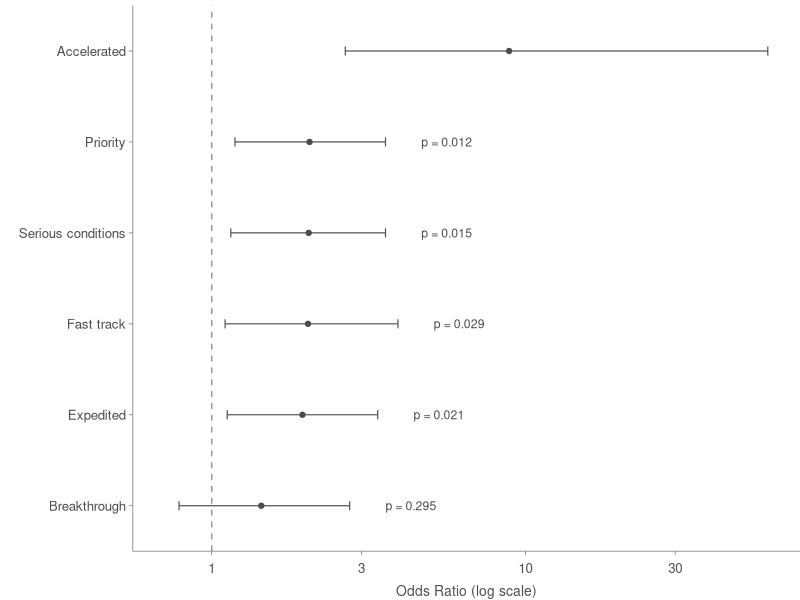

Here is the R script that generated this plot:
library("cowplot")
library("ggsci")
library(forcats)
library(ggplot2)
library("tidyverse")
library(epitools)
library(ggpubr)

font = "Helvetica"

data_in <- read_csv("./results/2013-2022_approvals_preGE.csv")

data  <- subset(data_in, hasAnyGE != "NA")  

# Create boolean columns with Review status type and disease type
data$Accelerated <- grepl("A", data$reviewType)
data$Priority <- grepl("P", data$reviewType)
data$Breakthrough <- grepl("B", data$reviewType)
data$Fast_track <- grepl("F", data$reviewType)
data$Expedited <- !(grepl("^S$|^S,O$", data$reviewType))
data$Serious <- grepl("Serious", data$diseaseClass)

# Create 2x2 contingency tables with "hasAnyGE" values as rows and the review status or disease type as columns
table_data_A <- table(data$hasAnyGE, data$Accelerated)
table_data_P <- table(data$hasAnyGE, data$Priority)
table_data_B <- table(data$hasAnyGE, data$Breakthrough)
table_data_F <- table(data$hasAnyGE, data$Fast_track)
table_data_E <- table(data$hasAnyGE, data$Expedited)
table_data_Serious <- table(data$hasAnyGE, data$Serious)

# Rename 2x2 contingency tables
colnames(table_data_A) <- c("", "Accelerated")
rownames(table_data_A) <- c("no_GE", "has_GE")

colnames(table_data_P) <- c("", "Priority")
rownames(table_data_P) <- c("no_GE", "has_GE")

colnames(table_data_B) <- c("", "Breakthrough")
rownames(table_data_B) <- c("no_GE", "has_GE")

colnames(table_data_F) <- c("", "Fast track")
rownames(table_data_F) <- c("no_GE", "has_GE")

colnames(table_data_E) <- c("", "Expedited")
rownames(table_data_E) <- c("no_GE", "has_GE")

colnames(table_data_Serious) <- c("", "Serious conditions")
rownames(table_data_Serious) <- c("no_GE", "has_GE")

# # Merge 2x2 contingency tables
# list_of_matrix_to_merge <- lapply(list(
#   table_data_A, 
#   table_data_P,
#   table_data_B,
#   table_data_F,
#   table_data_E,
#   table_data_Serious), as.data.frame.matrix)
# merged_tibble <- do.call(cbind, list_of_matrix_to_merge)

# write.csv(merged_tibble, file = "./results/OR_2x2.csv", row.names = TRUE)


# Calculate odds ratios
odds_ratio_df <- function(table_data) {
  odds_ratio_result <- oddsratio(table_data)
  
  # Extract estimate, lower, and upper values
  odds_ratio_estimate <- odds_ratio_result$measure[2, 1]
  odds_ratio_lower <- odds_ratio_result$measure[2, 2]
  odds_ratio_upper <- odds_ratio_result$measure[2, 3]
  
  # Extract midp.exact, fisher.exact, and chi.square p-values
  midp_p_value <- odds_ratio_result$p.value[2, 1]
  fisher_p_value <- odds_ratio_result$p.value[2, 2]
  chi_square_p_value <- odds_ratio_result$p.value[2, 3]
  
  # Create data frame with odds ratio results
  odds_ratio_df <- data.frame(table_data = paste(rev(colnames(table_data)), collapse = ""),
                               estimate = odds_ratio_estimate,
                               lower = odds_ratio_lower,
                               upper = odds_ratio_upper,
                               midp_p_value = midp_p_value,
                               fisher_p_value = fisher_p_value,
                               chi_square_p_value = chi_square_p_value,
                               stringsAsFactors = FALSE)
  
  # Return data frame
  return(odds_ratio_df)
}

# Calculate odds ratio and extract values for each table
odds_ratio_A <- odds_ratio_df(table_data_A)
odds_ratio_P <- odds_ratio_df(table_data_P)
odds_ratio_B <- odds_ratio_df(table_data_B)
odds_ratio_F <- odds_ratio_df(table_data_F)
odds_ratio_E <- odds_ratio_df(table_data_E)
odds_ratio_SD <- odds_ratio_df(table_data_Serious)

# Combine results into one data frame
all_odds_ratios <- rbind(odds_ratio_A,
                          odds_ratio_P,
                          odds_ratio_B,
                          odds_ratio_F,
                          odds_ratio_E,
                          odds_ratio_SD)
df <- all_odds_ratios[order(all_odds_ratios$estimate), ]

# write.table(df, sep = ",", file = "./results/OR_values.csv", row.names = FALSE)

# Create a factor variable for table_data to use in the y-axis
df$table_data <- factor(df$table_data, levels = df$table_data)

# Plot ORs
OR <- ggplot(df, aes(x = estimate, y = table_data)) +
  geom_point(colour = "#4D4D4D") +
  geom_errorbarh(aes(xmin = lower, xmax = upper), linewidth = 0.4, height = 0.1, colour = "#4D4D4D") +
  geom_vline(xintercept = 1, linetype = "dashed", colour = "#4d4d4d95") +
  scale_x_log10(limits = c(0.7, 60), labels = function(x) ifelse(x > 1, round(x), x)) +
  scale_y_discrete(expand = c(0.1, 0)) +
  labs(x = "Odds Ratio (log scale)", y = "") +
  theme(axis.text.x = element_text(vjust = -0.6),
        axis.title.x = element_text(margin = margin(t = 10, r = 0, b = 0, l = 0), size = 10),
        axis.title.y = element_text(size = 10),
        panel.grid.major = element_blank(),
        panel.grid.minor = element_blank(),
        panel.background = element_rect(fill = "#ffffff", colour = NA),
        axis.line = element_line(size = 0.25, colour = "#737373"),
        axis.ticks = element_line(size = 0.25, color="#737373"),
        axis.ticks.length = unit(0.1, "cm"),
        plot.background = element_rect(fill = "#ffffff", color = NA),
        legend.position = "bottom",
        # legend.direction = "vertical",
        text=element_text(family=font, size = 12, color = "#4D4D4D"),
        plot.margin = margin(t = 4, r = 0, b = 0, l = 0)) +
geom_text(aes(label = paste0("p = ", ifelse(fisher_p_value < 0.001, format(signif(fisher_p_value, 2), scientific = TRUE), round(fisher_p_value, 3))),
              x = upper * 1.3), hjust = 0, size = 3.1, color = "#4D4D4D")
              

ggsave("./results/OR_plot.png", 
        width = 3,
        height = 3)
